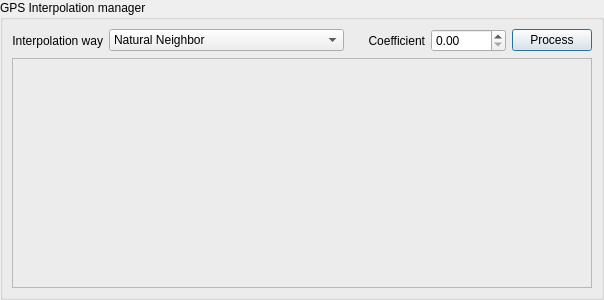
<?xml version="1.0" encoding="UTF-8"?>
<ui version="4.0">
 <class>BDSChannelOneView</class>
 <widget class="QDialog" name="BDSChannelOneView">
  <property name="geometry">
   <rect>
    <x>0</x>
    <y>0</y>
    <width>604</width>
    <height>300</height>
   </rect>
  </property>
  <property name="windowTitle">
   <string>Dialog</string>
  </property>
  <layout class="QVBoxLayout" name="verticalLayout" stretch="1">
   <property name="leftMargin">
    <number>0</number>
   </property>
   <property name="topMargin">
    <number>0</number>
   </property>
   <property name="rightMargin">
    <number>0</number>
   </property>
   <property name="bottomMargin">
    <number>0</number>
   </property>
   <item>
    <widget class="QGroupBox" name="groupBox">
     <property name="title">
      <string>GPS Interpolation manager</string>
     </property>
     <layout class="QGridLayout" name="gridLayout">
      <item row="0" column="0">
       <widget class="QLabel" name="label_2">
        <property name="text">
         <string>Interpolation way</string>
        </property>
        <property name="scaledContents">
         <bool>false</bool>
        </property>
        <property name="alignment">
         <set>Qt::AlignRight|Qt::AlignTrailing|Qt::AlignVCenter</set>
        </property>
       </widget>
      </item>
      <item row="0" column="2">
       <widget class="QLabel" name="label_3">
        <property name="text">
         <string>Coefficient</string>
        </property>
        <property name="scaledContents">
         <bool>false</bool>
        </property>
        <property name="alignment">
         <set>Qt::AlignRight|Qt::AlignTrailing|Qt::AlignVCenter</set>
        </property>
       </widget>
      </item>
      <item row="0" column="1">
       <widget class="QComboBox" name="comboBox">
        <item>
         <property name="text">
          <string>Natural Neighbor</string>
         </property>
        </item>
        <item>
         <property name="text">
          <string>Nearest Neighbor</string>
         </property>
        </item>
        <item>
         <property name="text">
          <string>Inverse Distance to a Power</string>
         </property>
        </item>
        <item>
         <property name="text">
          <string>Kriging</string>
         </property>
        </item>
        <item>
         <property name="text">
          <string>Minimum Curvature</string>
         </property>
        </item>
        <item>
         <property name="text">
          <string>Modified Shepard's Method</string>
         </property>
        </item>
        <item>
         <property name="text">
          <string>Polynomial Regression</string>
         </property>
        </item>
        <item>
         <property name="text">
          <string>Radial Basis Function</string>
         </property>
        </item>
        <item>
         <property name="text">
          <string>Triangulation with Linear Interpolation</string>
         </property>
        </item>
        <item>
         <property name="text">
          <string>Moving Average</string>
         </property>
        </item>
        <item>
         <property name="text">
          <string>Local Polynomial</string>
         </property>
        </item>
       </widget>
      </item>
      <item row="0" column="4">
       <widget class="QPushButton" name="processBtn">
        <property name="text">
         <string>Process</string>
        </property>
       </widget>
      </item>
      <item row="0" column="3">
       <widget class="QDoubleSpinBox" name="doubleSpinBox"/>
      </item>
      <item row="1" column="0" colspan="5">
       <widget class="QFrame" name="frame">
        <property name="frameShape">
         <enum>QFrame::StyledPanel</enum>
        </property>
        <property name="frameShadow">
         <enum>QFrame::Raised</enum>
        </property>
        <layout class="QVBoxLayout" name="verticalLayout_2">
         <property name="spacing">
          <number>0</number>
         </property>
         <property name="leftMargin">
          <number>0</number>
         </property>
         <property name="topMargin">
          <number>0</number>
         </property>
         <property name="rightMargin">
          <number>0</number>
         </property>
         <property name="bottomMargin">
          <number>0</number>
         </property>
        </layout>
       </widget>
      </item>
     </layout>
    </widget>
   </item>
  </layout>
 </widget>
 <resources/>
 <connections/>
</ui>
